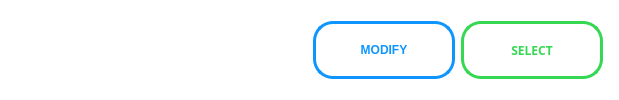
<?xml version="1.0" encoding="UTF-8"?>
<ui version="4.0">
 <class>UserListItem</class>
 <widget class="QWidget" name="UserListItem">
  <property name="geometry">
   <rect>
    <x>0</x>
    <y>0</y>
    <width>619</width>
    <height>100</height>
   </rect>
  </property>
  <property name="windowTitle">
   <string/>
  </property>
  <property name="styleSheet">
   <string notr="true">background:rgba(0,0,0,0);</string>
  </property>
  <layout class="QHBoxLayout" name="horizontalLayout_2">
   <item>
    <spacer name="horizontalSpacerLeft">
     <property name="orientation">
      <enum>Qt::Horizontal</enum>
     </property>
     <property name="sizeType">
      <enum>QSizePolicy::Fixed</enum>
     </property>
     <property name="sizeHint" stdset="0">
      <size>
       <width>5</width>
       <height>10</height>
      </size>
     </property>
    </spacer>
   </item>
   <item>
    <widget class="QLabel" name="labelUsername">
     <property name="styleSheet">
      <string notr="true">font-family:Microsoft Yahei;
font:20px;
font-weight:500;
color:#888888;</string>
     </property>
     <property name="text">
      <string/>
     </property>
    </widget>
   </item>
   <item>
    <layout class="QHBoxLayout" name="horizontalLayout">
     <item>
      <widget class="QPushButton" name="btnModify">
       <property name="sizePolicy">
        <sizepolicy hsizetype="Preferred" vsizetype="Expanding">
         <horstretch>0</horstretch>
         <verstretch>0</verstretch>
        </sizepolicy>
       </property>
       <property name="cursor">
        <cursorShape>PointingHandCursor</cursorShape>
       </property>
       <property name="styleSheet">
        <string notr="true">QPushButton
{
    font:12.5px;
	font-weight:600;
    color:rgb(14 , 150 , 254);
    background-color:white;
	border:2.5px solid rgb(14 , 150 , 254);
    border-radius:20px;
	margin-top:10;
	margin-bottom:10
}

QPushButton:hover
{
    background-color:rgba(0 ,0 , 0,50);
}

QPushButton:pressed
{
    background-color:rgb(14 , 150 , 254);
	color:white;
}</string>
       </property>
       <property name="text">
        <string>MODIFY</string>
       </property>
      </widget>
     </item>
     <item>
      <widget class="QPushButton" name="btnSelect">
       <property name="sizePolicy">
        <sizepolicy hsizetype="Preferred" vsizetype="Expanding">
         <horstretch>0</horstretch>
         <verstretch>0</verstretch>
        </sizepolicy>
       </property>
       <property name="cursor">
        <cursorShape>PointingHandCursor</cursorShape>
       </property>
       <property name="styleSheet">
        <string notr="true">QPushButton
{
    font-family:Microsoft Yahei;
    font:12.5px;
	font-weight:600;
    color:rgb(54 , 215 , 82);
    background-color:white;
	border:2.5px solid rgb(54 , 215 , 82);
    border-radius:20px;
	margin-top:10;
	margin-bottom:10
}

QPushButton:hover
{
    background-color:rgba(0 ,0 , 0,50);
}

QPushButton:pressed
{
    background-color:rgb(54 , 215 , 82);
	color:white;
}</string>
       </property>
       <property name="text">
        <string>SELECT</string>
       </property>
      </widget>
     </item>
    </layout>
   </item>
   <item>
    <spacer name="horizontalSpacerRight">
     <property name="orientation">
      <enum>Qt::Horizontal</enum>
     </property>
     <property name="sizeType">
      <enum>QSizePolicy::Fixed</enum>
     </property>
     <property name="sizeHint" stdset="0">
      <size>
       <width>5</width>
       <height>10</height>
      </size>
     </property>
    </spacer>
   </item>
  </layout>
 </widget>
 <resources/>
 <connections/>
</ui>
